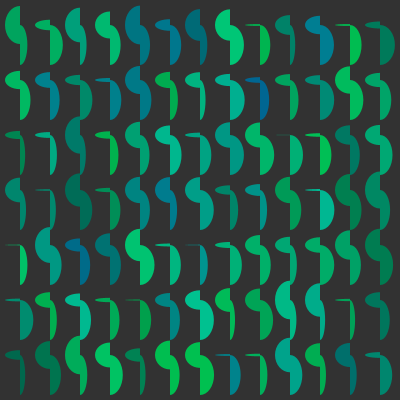
Frame 1 (no input)
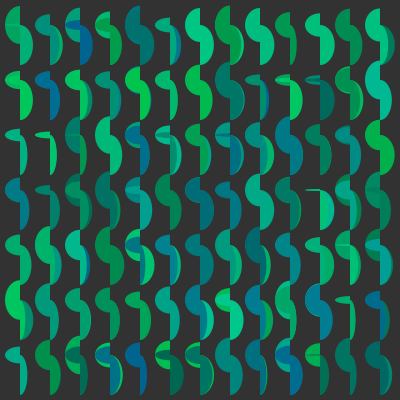
Frame 2 (the mouse pressed at the canvas centre, redrawn once)

The Processing sketch that drew these frames (run headless with seeded random() and noise(); the mouse was pressed at the canvas centre and the sketch redrawn once):

// Processing sketch: processing_38998
// ── processing_38998.pde

void setup() {

  size(400, 400);
  colorMode(RGB);
  background(50);
  noStroke();
}

void draw() {
  for (int x=20; x<width; x+=30) {
    for (int y=25; y<height; y+=55) {
      moons(x, y);
    }
  }
  noLoop();
}

void moons(float x, float y) {
  pushMatrix();
  translate(0, 0);
  fill(0, random(100, 200), random(75, 150));
  arc(x, y, 30, random(40), PI/2, TWO_PI-PI/2);
  arc(x, y+20, random(10, 30), 40, TWO_PI-PI/2, TWO_PI+PI/2);
  popMatrix();
}
